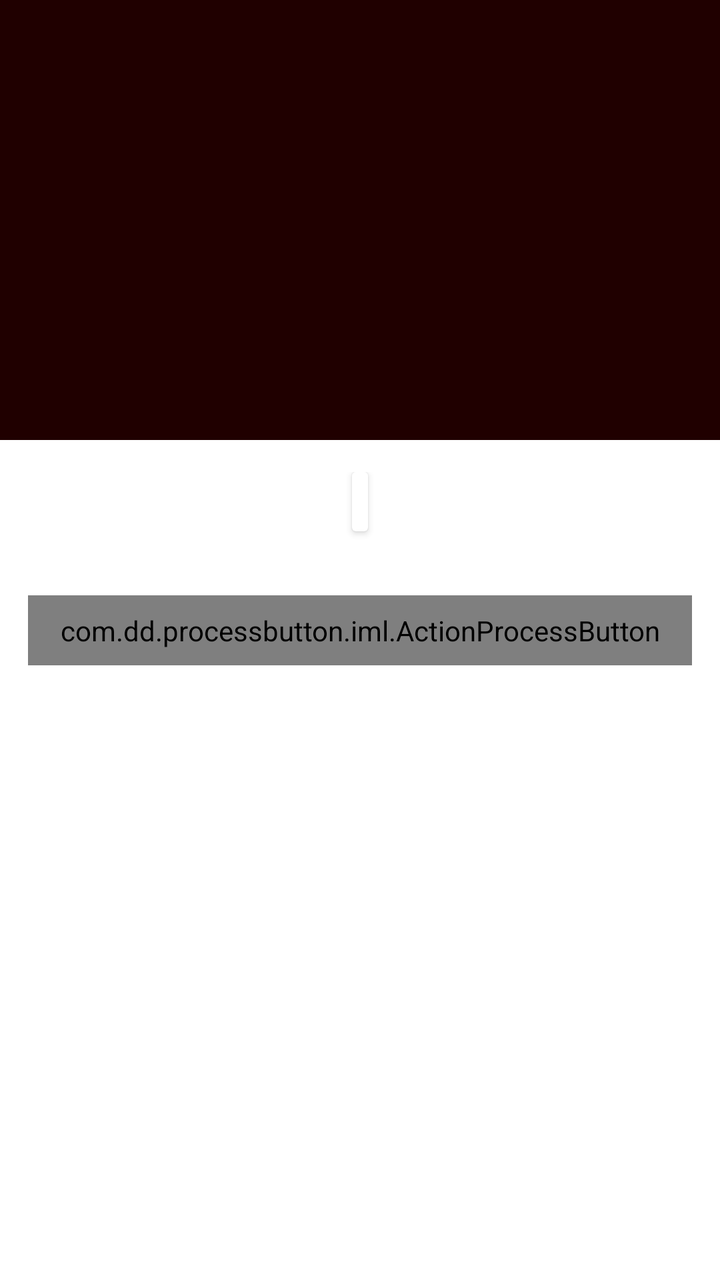
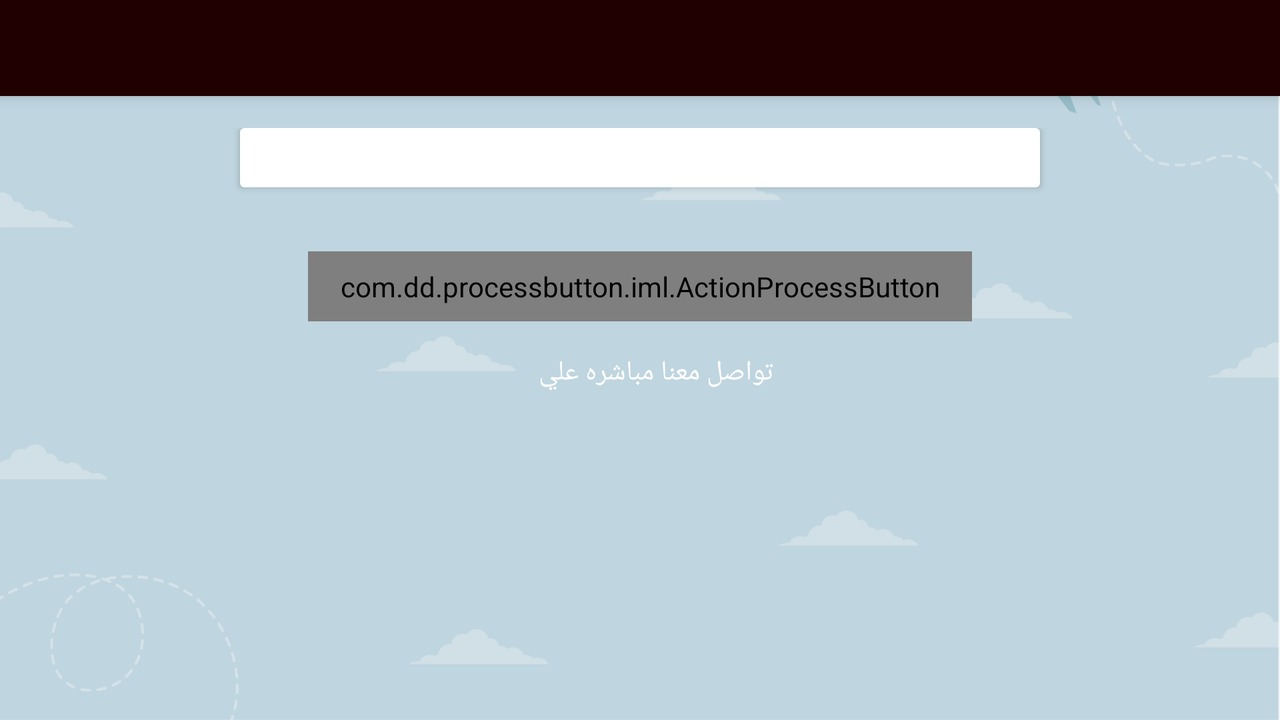

An Android layout and its configuration variant, each rendered on a device that would load it. The default file and the variant file are quoted in full after the pictures.
<!-- AndroidManifest.xml: application theme AppTheme -->
<!-- res/layout/activity_special_offer_details.xml -->
<?xml version="1.0" encoding="utf-8"?>
<android.support.design.widget.CoordinatorLayout xmlns:android="http://schemas.android.com/apk/res/android"
    xmlns:app="http://schemas.android.com/apk/res-auto"
    android:layout_width="match_parent"
    android:layout_height="match_parent"
    android:background="@android:color/white">

    <android.support.design.widget.AppBarLayout
        android:layout_width="match_parent"
        android:layout_height="220dp"
        android:background="@color/colorPrimary">

        <android.support.design.widget.CollapsingToolbarLayout
            android:layout_width="match_parent"
            android:layout_height="match_parent"
            android:layoutDirection="rtl"
            app:contentScrim="?attr/colorPrimary"
            app:expandedTitleGravity="top"
            app:layout_scrollFlags="scroll|exitUntilCollapsed|snap">

            <ImageView
                android:id="@+id/iv_offer_image"
                android:layout_width="match_parent"
                android:layout_height="match_parent"
                android:adjustViewBounds="true"
                android:background="#200000"
                android:contentDescription="@string/txt_special_offer"
                android:scaleType="centerCrop"
                app:layout_scrollFlags="enterAlwaysCollapsed" />

            <android.support.v7.widget.Toolbar
                android:id="@+id/main_toolbar"
                android:layout_width="match_parent"
                android:layout_height="?attr/actionBarSize"
                app:layout_collapseMode="pin"
                app:maxButtonHeight="?attr/actionBarSize"
                app:titleTextColor="@color/colorAccent" />
        </android.support.design.widget.CollapsingToolbarLayout>
    </android.support.design.widget.AppBarLayout>

    <android.support.v4.widget.NestedScrollView
        android:id="@+id/container_nested_scroll"
        android:layout_width="match_parent"
        android:layout_height="wrap_content"
        app:layout_behavior="@string/appbar_scrolling_view_behavior">

        <android.support.constraint.ConstraintLayout
            android:layout_width="match_parent"
            android:layout_height="match_parent"
            android:layout_marginTop="@dimen/dp_16">

            <android.support.v7.widget.CardView
                android:layout_width="wrap_content"
                android:layout_height="wrap_content"
                android:layout_marginBottom="@dimen/dp_16"
                android:layout_marginEnd="@dimen/dp_8"
                android:layout_marginStart="@dimen/dp_8"
                app:layout_constraintBottom_toTopOf="@+id/container_contacts"
                app:layout_constraintEnd_toEndOf="parent"
                app:layout_constraintStart_toStartOf="parent"
                app:layout_constraintTop_toTopOf="parent">

                <TextView
                    android:id="@+id/tv_offer_details"
                    android:layout_width="match_parent"
                    android:layout_height="wrap_content"
                    android:layout_margin="@dimen/dp_4"
                    android:textColor="@android:color/black"
                    android:textSize="@dimen/sp_16" />
            </android.support.v7.widget.CardView>

            <LinearLayout
                android:id="@+id/container_contacts"
                android:layout_width="match_parent"
                android:layout_height="wrap_content"
                android:layoutDirection="rtl"
                android:orientation="vertical"
                app:layout_constraintBottom_toBottomOf="parent"
                app:layout_constraintEnd_toEndOf="parent"
                app:layout_constraintStart_toStartOf="parent">


                <com.dd.processbutton.iml.ActionProcessButton
                    android:id="@+id/btn_special_offer_request"
                    android:layout_width="wrap_content"
                    android:layout_height="wrap_content"
                    android:layout_gravity="center"
                    android:layout_marginBottom="@dimen/dp_16"
                    android:layout_marginTop="@dimen/dp_16"
                    android:background="@color/colorAccent"
                    android:minWidth="60dp"
                    android:paddingBottom="@dimen/dp_8"
                    android:paddingEnd="@dimen/dp_16"
                    android:paddingStart="@dimen/dp_16"
                    android:paddingTop="@dimen/dp_8"
                    android:text="@string/txt_done_request"
                    android:textAppearance="@style/TextAppearance.AppCompat.Medium"
                    android:textColor="@android:color/white"
                    android:textSize="18sp"
                    android:textStyle="bold" />

                <LinearLayout
                    android:layout_width="match_parent"
                    android:layout_height="@dimen/dp_62"
                    android:layout_marginBottom="@dimen/dp_16"
                    android:gravity="center"
                    android:orientation="horizontal">

                    <TextView
                        android:id="@+id/tv_contacts"
                        style="@style/tv_request_main"
                        android:layout_width="wrap_content"
                        android:layout_height="wrap_content"
                        android:layout_gravity="center"
                        android:layout_marginEnd="@dimen/dp_16"
                        android:paddingBottom="@dimen/dp_4"
                        android:text="@string/txt_contact_us" />

                    <ImageView
                        android:id="@+id/iv_twitter"
                        style="@style/desc_social_media"
                        android:contentDescription="@string/dsc_social_media"
                        android:src="@drawable/twitter_icon" />

                    <ImageView
                        android:id="@+id/iv_fb"
                        style="@style/desc_social_media"
                        android:contentDescription="@string/dsc_social_media"
                        android:src="@drawable/fb_icon" />

                    <ImageView
                        android:id="@+id/iv_instagram"
                        style="@style/desc_social_media"
                        android:contentDescription="@string/dsc_social_media"
                        android:src="@drawable/instagram_icon" />

                    <ImageView
                        android:id="@+id/iv_snap"
                        style="@style/desc_social_media"
                        android:contentDescription="@string/dsc_social_media"
                        android:src="@drawable/snapchat_icon" />
                </LinearLayout>


            </LinearLayout>

        </android.support.constraint.ConstraintLayout>

    </android.support.v4.widget.NestedScrollView>
</android.support.design.widget.CoordinatorLayout>
<!-- resources referenced by this layout -->
<resources>
  <color name="colorAccent">#FFAB00</color>
  <color name="colorPrimary">#1976D2</color>
  <dimen name="dp_16">16dp</dimen>
  <dimen name="dp_4">4dp</dimen>
  <dimen name="dp_8">8dp</dimen>
  <dimen name="sp_16">16sp</dimen>
  <!-- drawable fb_icon: png bitmap (drawable-xhdpi, 5212 bytes) -->
  <!-- drawable instagram_icon: png bitmap (drawable-xhdpi, 29900 bytes) -->
  <!-- drawable snapchat_icon: png bitmap (drawable-xhdpi, 6449 bytes) -->
  <!-- drawable twitter_icon: png bitmap (drawable-xhdpi, 7687 bytes) -->
  <string name="dsc_social_media">social_media</string>
  <string name="txt_contact_us">تواصل معنا مباشره علي </string>
  <string name="txt_done_request">اطلب العرض</string>
  <string name="txt_special_offer" translatable="true">عروض مصممه لك</string>
  <style name="AppTheme" parent="Theme.AppCompat.Light.DarkActionBar">
          
          <item name="colorPrimary">@color/colorPrimary</item>
          <item name="colorPrimaryDark">@color/colorPrimaryDark</item>
          <item name="colorAccent">@color/colorAccent</item>
          <item name="android:layoutDirection">rtl</item>
      </style>
  <color name="colorPrimaryDark">#0D47A1</color>
</resources>
<!-- res/layout-land/activity_special_offer_details.xml (the author's variant of the layout above) -->
<!-- drawn on the phone turned sideways -->
<?xml version="1.0" encoding="utf-8"?>
<android.support.design.widget.CoordinatorLayout xmlns:android="http://schemas.android.com/apk/res/android"
    xmlns:app="http://schemas.android.com/apk/res-auto"
    android:id="@+id/container"
    android:layout_width="match_parent"
    android:layout_height="match_parent"
    android:background="@drawable/background_land">

    <android.support.design.widget.AppBarLayout
        android:layout_width="match_parent"
        android:layout_height="wrap_content"
        android:background="@color/colorPrimary">

        <android.support.design.widget.CollapsingToolbarLayout
            android:layout_width="match_parent"
            android:layout_height="match_parent"
            android:layoutDirection="rtl"
            app:contentScrim="?attr/colorPrimary"
            app:expandedTitleGravity="top"
            app:layout_scrollFlags="scroll|exitUntilCollapsed">

            <ImageView
                android:id="@+id/iv_offer_image"
                android:layout_width="match_parent"
                android:layout_height="match_parent"
                android:adjustViewBounds="true"
                android:background="#200000"
                android:contentDescription="@string/txt_special_offer"
                android:scaleType="centerCrop"
                app:layout_scrollFlags="enterAlwaysCollapsed" />

            <android.support.v7.widget.Toolbar
                android:id="@+id/main_toolbar"
                android:layout_width="match_parent"
                android:layout_height="?attr/actionBarSize"
                app:layout_collapseMode="pin"
                app:maxButtonHeight="?attr/actionBarSize"
                app:titleTextColor="@color/colorAccent" />
        </android.support.design.widget.CollapsingToolbarLayout>
    </android.support.design.widget.AppBarLayout>

    <android.support.v4.widget.NestedScrollView
        android:id="@+id/container_nested_scroll"
        android:layout_width="match_parent"
        android:layout_height="wrap_content"
        android:fillViewport="true"
        app:layout_behavior="@string/appbar_scrolling_view_behavior">

        <android.support.constraint.ConstraintLayout
            android:layout_width="match_parent"
            android:layout_height="match_parent"
            android:layout_marginTop="@dimen/dp_16">

            <android.support.v7.widget.CardView
                android:id="@+id/card_view"
                android:layout_width="wrap_content"
                android:layout_height="wrap_content"
                android:layout_marginBottom="@dimen/dp_16"
                android:layout_marginEnd="@dimen/dp_8"
                android:layout_marginStart="@dimen/dp_8"
                android:maxWidth="500dp"
                android:minWidth="400dp"
                app:layout_constraintBottom_toTopOf="@+id/btn_special_offer_request"
                app:layout_constraintEnd_toEndOf="parent"
                app:layout_constraintStart_toStartOf="parent"
                app:layout_constraintTop_toTopOf="parent">

                <TextView
                    android:id="@+id/tv_offer_details"
                    android:layout_width="match_parent"
                    android:layout_height="wrap_content"
                    android:layout_margin="@dimen/dp_4"
                    android:textColor="@android:color/black"
                    android:textSize="@dimen/sp_16" />
            </android.support.v7.widget.CardView>

            <com.dd.processbutton.iml.ActionProcessButton
                android:id="@+id/btn_special_offer_request"
                android:layout_width="wrap_content"
                android:layout_height="wrap_content"
                android:layout_gravity="center"
                android:layout_marginBottom="@dimen/dp_16"
                android:layout_marginTop="@dimen/dp_16"
                android:background="@color/colorAccent"
                android:minWidth="60dp"
                android:paddingBottom="@dimen/dp_8"
                android:paddingEnd="@dimen/dp_16"
                android:paddingStart="@dimen/dp_16"
                android:paddingTop="@dimen/dp_8"
                android:text="@string/txt_done_request"
                android:textAppearance="@style/TextAppearance.AppCompat.Medium"
                android:textColor="@android:color/white"
                android:textSize="18sp"
                android:textStyle="bold"
                app:layout_constraintBottom_toTopOf="@+id/foter"
                app:layout_constraintEnd_toEndOf="parent"
                app:layout_constraintStart_toStartOf="parent"
                app:layout_constraintTop_toBottomOf="@+id/card_view" />

            <android.support.constraint.ConstraintLayout
                android:id="@+id/foter"
                android:layout_width="wrap_content"
                android:layout_height="wrap_content"
                android:layout_marginBottom="@dimen/dp_16"
                android:layoutDirection="rtl"
                app:layout_constraintBottom_toBottomOf="parent"
                app:layout_constraintEnd_toEndOf="parent"
                app:layout_constraintStart_toStartOf="parent"
                app:layout_constraintTop_toBottomOf="@+id/btn_special_offer_request">

                <include layout="@layout/social_footer" />
            </android.support.constraint.ConstraintLayout>

        </android.support.constraint.ConstraintLayout>

    </android.support.v4.widget.NestedScrollView>
</android.support.design.widget.CoordinatorLayout>
<!-- res/layout/social_footer.xml (included above) -->
<?xml version="1.0" encoding="utf-8"?>
<LinearLayout xmlns:app="http://schemas.android.com/apk/res-auto"
    xmlns:android="http://schemas.android.com/apk/res/android"
    xmlns:tools="http://schemas.android.com/tools"
    android:id="@+id/contact_container"
    android:layout_width="match_parent"
    android:layout_height="@dimen/dp_62"
    android:gravity="center"
    android:orientation="horizontal"
    app:layout_constraintBottom_toBottomOf="parent"
    app:layout_constraintEnd_toEndOf="parent"
    app:layout_constraintStart_toStartOf="parent"
    tools:showIn="@layout/activity_main">

    <TextView
        android:id="@+id/tv_contacts"
        style="@style/tv_request_main"
        android:layout_width="wrap_content"
        android:layout_height="wrap_content"
        android:layout_gravity="center"
        android:layout_marginEnd="@dimen/dp_16"
        android:paddingBottom="@dimen/dp_4"
        android:text="@string/txt_contact_us"
        android:textColor="@android:color/white" />

    <ImageView
        android:id="@+id/iv_twitter"
        style="@style/desc_social_media"
        android:contentDescription="@string/dsc_social_media"
        android:src="@drawable/twitter_icon" />

    <ImageView
        android:id="@+id/iv_fb"
        style="@style/desc_social_media"
        android:contentDescription="@string/dsc_social_media"
        android:src="@drawable/fb_icon" />

    <ImageView
        android:id="@+id/iv_instagram"
        style="@style/desc_social_media"
        android:contentDescription="@string/dsc_social_media"
        android:src="@drawable/instagram_icon" />

    <ImageView
        android:id="@+id/iv_snap"
        style="@style/desc_social_media"
        android:contentDescription="@string/dsc_social_media"
        android:src="@drawable/snapchat_icon" />
</LinearLayout>
<!-- res/layout/activity_main.xml (included above) -->
<?xml version="1.0" encoding="utf-8"?>
<com.mxn.soul.flowingdrawer_core.FlowingDrawer xmlns:android="http://schemas.android.com/apk/res/android"
    xmlns:app="http://schemas.android.com/apk/res-auto"
    android:id="@+id/drawerlayout"
    android:layout_width="match_parent"
    android:layout_height="match_parent"
    android:clipChildren="false"
    android:clipToPadding="false"
    app:edMenuBackground="#dddddd"
    app:edMenuSize="260dp"
    app:edPosition="2">

    
    <FrameLayout
        android:layout_width="match_parent"
        android:layout_height="wrap_content"
        android:background="@android:color/white">

        <android.support.v7.widget.RecyclerView
            android:id="@+id/rv_special_offers"
            android:name="com.arts.m3droid.samatravel.ui.specialOffer.SpecialOffersFragment"
            android:layout_width="match_parent"
            android:layout_height="match_parent"
            app:layout_behavior="@string/appbar_scrolling_view_behavior" />
    </FrameLayout>

    
    <com.mxn.soul.flowingdrawer_core.FlowingMenuLayout
        android:id="@+id/menulayout"
        android:layout_width="match_parent"
        android:layout_height="match_parent">

        <ScrollView
            android:layout_width="match_parent"
            android:layout_height="wrap_content">

            <LinearLayout
                android:id="@+id/id_container_menu"
                android:layout_width="match_parent"
                android:layout_height="wrap_content"
                android:orientation="vertical">

                <ImageView
                    android:layout_width="match_parent"
                    android:layout_height="48dp"
                    android:background="@color/colorPrimary"
                    android:contentDescription="@string/app_name"
                    android:paddingTop="@dimen/dp_8"
                    android:src="@drawable/main_logo" />

                <TextView
                    android:id="@+id/tv_custom_offer"
                    style="@style/drawer_text"
                    android:drawableStart="@drawable/drawer_custom_icon"
                    android:text="@string/txt_custom_offers" />

                <TextView
                    android:id="@+id/tv_history"
                    style="@style/drawer_text"
                    android:drawableStart="@drawable/drawer_history_icon"
                    android:text="@string/txt_history" />

                <TextView
                    android:id="@+id/tv_call_us"
                    style="@style/drawer_text"
                    android:drawableStart="@drawable/drawer_call_icon"
                    android:text="@string/txt_call_us" />

                <TextView
                    android:id="@+id/tv_share"
                    style="@style/drawer_text"
                    android:drawableStart="@drawable/drawer_share_icon"
                    android:text="@string/txt_share" />

                <View
                    android:layout_width="match_parent"
                    android:layout_height="1dp"
                    android:layout_marginEnd="@dimen/dp_8"
                    android:layout_marginStart="@dimen/dp_8"
                    android:layout_marginTop="@dimen/dp_32"
                    android:background="@color/cardview_dark_background" />

                <TextView
                    android:id="@+id/tv_signOut"
                    style="@style/drawer_text"
                    android:drawableStart="@drawable/drawer_signout_icon"
                    android:text="@string/txt_sign_out" />
            </LinearLayout>
        </ScrollView>

    </com.mxn.soul.flowingdrawer_core.FlowingMenuLayout>
</com.mxn.soul.flowingdrawer_core.FlowingDrawer>
<!-- resources referenced by the variant -->
<!-- as the phone turned sideways resolves them -->
<resources>
  <color name="colorAccent">#FFAB00</color>
  <color name="colorPrimary">#1976D2</color>
  <dimen name="dp_16">16dp</dimen>
  <dimen name="dp_32">32dp</dimen>
  <dimen name="dp_4">4dp</dimen>
  <dimen name="dp_8">8dp</dimen>
  <dimen name="sp_16">16sp</dimen>
  <!-- drawable background_land: png bitmap (drawable-xxhdpi, 36303 bytes) -->
  <!-- drawable drawer_call_icon: png bitmap (drawable-hdpi, 515 bytes) -->
  <!-- drawable drawer_custom_icon: png bitmap (drawable-hdpi, 291 bytes) -->
  <!-- drawable drawer_history_icon: png bitmap (drawable-hdpi, 844 bytes) -->
  <!-- drawable drawer_share_icon: png bitmap (drawable-hdpi, 845 bytes) -->
  <!-- drawable drawer_signout_icon: png bitmap (drawable-hdpi, 868 bytes) -->
  <!-- drawable fb_icon: png bitmap (drawable-xhdpi, 5212 bytes) -->
  <!-- drawable instagram_icon: png bitmap (drawable-xhdpi, 29900 bytes) -->
  <!-- drawable main_logo: png bitmap (drawable-xhdpi, 9677 bytes) -->
  <!-- drawable snapchat_icon: png bitmap (drawable-xhdpi, 6449 bytes) -->
  <!-- drawable twitter_icon: png bitmap (drawable-xhdpi, 7687 bytes) -->
  <string name="app_name">سما المسافر</string>
  <string name="dsc_social_media">social_media</string>
  <string name="txt_call_us">اتصل بنا</string>
  <string name="txt_contact_us">تواصل معنا مباشره علي </string>
  <string name="txt_custom_offers" translatable="true">البرامج السياحيه الخاصه</string>
  <string name="txt_done_request">اطلب العرض</string>
  <string name="txt_history">جميع التعاملات</string>
  <string name="txt_share">شارك البرنامج</string>
  <string name="txt_sign_out">تسجيل خروج</string>
  <string name="txt_special_offer" translatable="true">عروض مصممه لك</string>
  <style name="AppTheme" parent="Theme.AppCompat.Light.DarkActionBar">
          
          <item name="colorPrimary">@color/colorPrimary</item>
          <item name="colorPrimaryDark">@color/colorPrimaryDark</item>
          <item name="colorAccent">@color/colorAccent</item>
          <item name="android:layoutDirection">rtl</item>
      </style>
  <color name="colorPrimaryDark">#0D47A1</color>
</resources>
